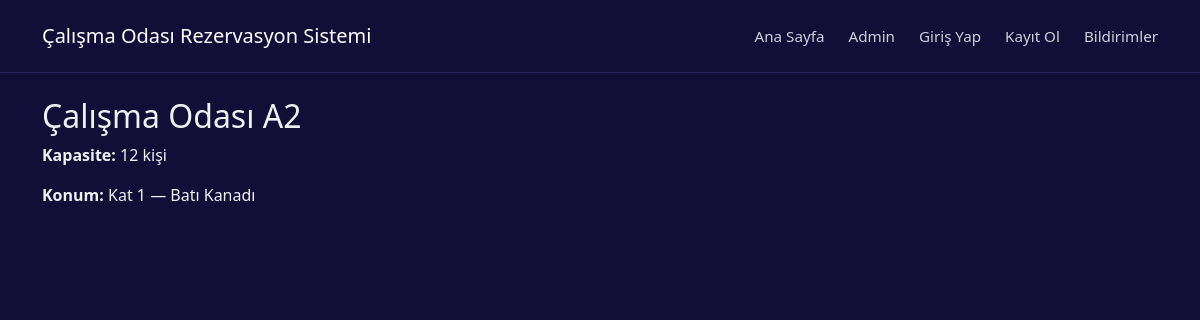
/rooms/3/, run on the app's committed database.
### rooms/models.py (models this page shows, shortened)
class Room(models.Model):
    name = models.CharField(max_length=100)
    capacity = models.PositiveIntegerField()
    location = models.CharField(max_length=100)

### rooms/views.py (the view)
# urls.py: path('<int:pk>/', views.room_detail, name='detail'),
def room_detail(request, pk):
    room = Room.objects.get(pk=pk)
    return render(request, 'detail.html', {'room': room})

### rooms/templates/detail.html (shortened to what this page needs)
{% extends 'calismaodasi/base.html' %}
{% block content %}
  <h2>{{ room.name }}</h2>
  <p><strong>Kapasite:</strong> {{ room.capacity }} kişi</p>
  <p><strong>Konum:</strong> {{ room.location }}</p>
{% endblock %}

### calismaodasi/static/css/styles.css (style rules this page uses)
.dark-theme { background-color: #120e38; color: #f0f0f0; min-height: 100vh; }

### data on the page
Room: name "Çalışma Odası A2", capacity "12", location "Kat 1 — Batı Kanadı"
